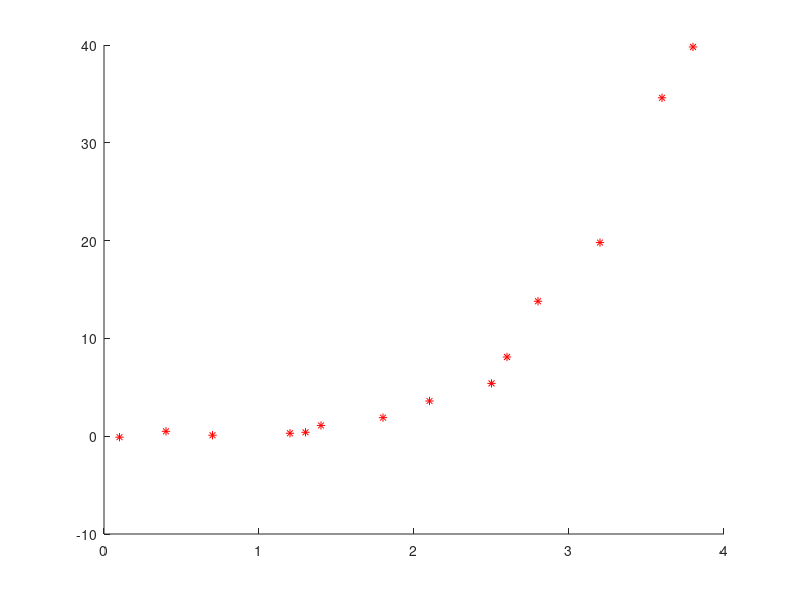

This chart was generated by the following MATLAB code: (Note: this script raises an error after producing the figure.)
%% Howto fit curves to measurement data
% 2025-07-03
%
% HTW Dresden, faculty of electrical engineering
% measurement engineering
% Prof. Matthias Henker
% ---------------------------------------------------------------------
% This is a simple sample script within a series of howto-files.
%
% This sample script is dealing with fitting curves to measurement data
% (regression: see also https://en.wikipedia.org/wiki/Regression_analysis)
% Matlab is very powerful and can make your life easier with lots of
% toolboxes such as the 'Curve Fitting Toolbox'. This a a very short
% introduction only.
%
% ATTENTION: The Curve Fitting Toolbox is required to run this script.
% You can download and install this toolbox directly in Matlab: Just go to
% HOME tab --> Add-Ons --> Get Add-Ons and search for Curve Fitting Toolbox
%
%   - for further reading use 'help fit' or 'doc fit' as starting point in
%     the Matlab help (after installation of toolbox)
%   - or search for 'curve fitting' in the Matlab help window
%
% just start this script (short cut 'F5') and get inspired

%% here we start

CleanMatlab = true; % true or false

% optionally clean Matlab
if CleanMatlab  % set to true/false to enable/disable cleaning
    clear;      % clear all variables from the workspace (see 'help clear')
    close all;  % close all figures
    clc;        % clear command window
end

% -------------------------------------------------------------------------
%% example 1 (shortest script, for more details see example 2)

% your noisy measurement values ==> you can replace them by your own data
x_meas = [ 0.1 0.4 0.7 1.2 1.3 1.4 1.8 2.1 2.5 2.6  2.8  3.2  3.6  3.8];
y_meas = [-0.1 0.5 0.1 0.3 0.4 1.1 1.9 3.6 5.4 8.1 13.8 19.8 34.6 39.8];

% plot measurement values: only show data points, but do not connect points
figure(1);
plot(x_meas, y_meas, 'r*', ...
    LineWidth   = 1      , ...
    DisplayName = 'measurement values');
grid on;

title('Curve fitting: fit to exponential function y(x) = A*exp(B*x)');
xlabel('x values')
ylabel('y values');

% your problem: find best fitting curve of type y = A*exp(B*x)
%
% as first step define your wanted curve as symbolic equation
%  - use 'x' independent variable (y = f(x))
%  - all other variables are the unknown coefficients you are searching for
myFType = fittype('A*exp(B*x)');    % ==> adjust definition to your needs

% now create fit object with your data and curve definition
% Notes: 
%   - data vectors have to be column vectors ==> use x' to transpose
%   - Matlab will output a warning that no starting point is given for the
%     coefficients ==> see also files *_2.m and *_3.m for more details
myFit = fit(x_meas', y_meas', myFType);
% show results
disp(myFit);

% now plot the best fitting curve into your diagram
figure(1);
% define plot range (like x_meas but equally spaced with small steps)
x_range = (0 : 0.01 : 4);

% evaluate best fitting curve for your x values
y_fitted = feval(myFit, x_range);

hold on;
plot(x_range, y_fitted, '--b', ...
    LineWidth   = 1             , ...
    DisplayName = sprintf('best fitting curve with A=%g and B=%g', ...
    myFit.A, myFit.B));
hold off;
% add a legend
legend(Location = 'northwest');

%% this is the end

disp('Curve Fitting Test Done.');

return % end of file